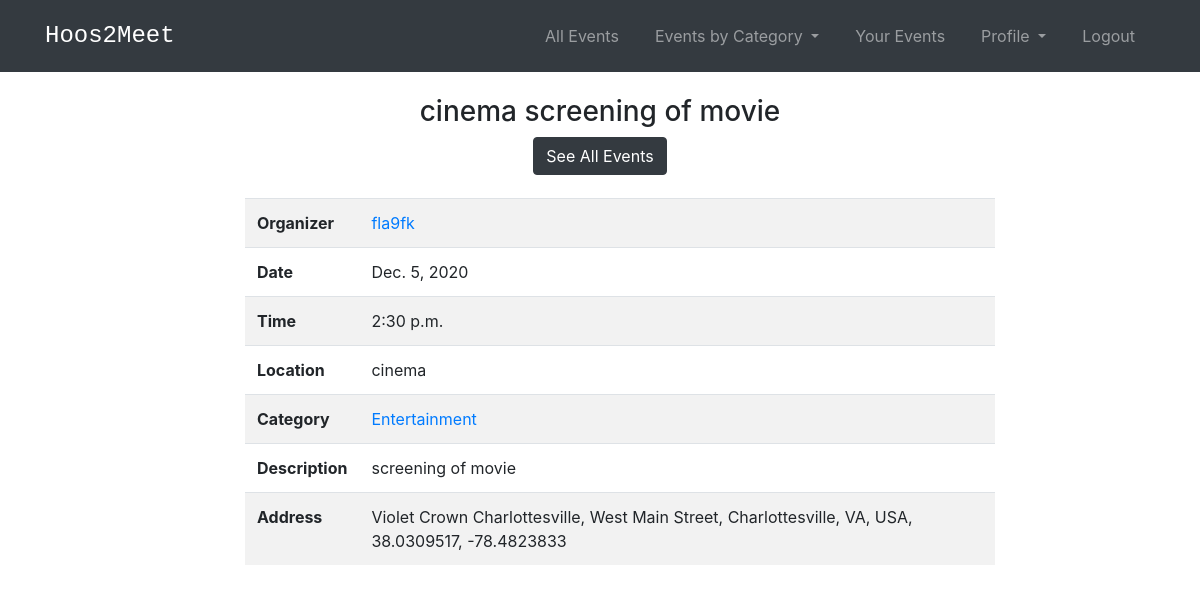
/events/4/, run on the app's committed database.
### events/models.py (models this page shows, shortened)
class Event(models.Model):
    title_text = models.CharField("Event Name", max_length=255)
    location_text = models.CharField("Location", max_length=100)
    date = models.DateField(default=datetime.date.today)
    time = models.TimeField(default = '14:30',help_text="Enter in 24 hour format (eg - 2:45 or 16:45)")
    category_text = models.CharField("Category", max_length=255,default = 'Uncategorized')
    description_text = models.CharField("Description", max_length=200)
    organizer = models.ForeignKey(User, default = 1, on_delete=models.CASCADE)
    location=PlacesField()
    """"
    def get_absolute_url(self):
        return reverse('events:detail', kwargs={'pk': self.pk})
    """

### events/views.py (the view)
# urls.py: path('<int:pk>/', views.DetailView.as_view(), name = 'detail'),
class DetailView(generic.DetailView):
    model = Event
    template_name = 'events/detail.html'
    def get_context_data(self, *args, **kwargs):
        cat_menu = Category.objects.all()
        context=super(DetailView, self).get_context_data(*args, **kwargs)
        context["cat_menu"]=cat_menu
        return context

### events/models.py (called while the page is built)
    def __str__(self):
        return self.name

### events/templates/events/detail.html (shortened to what this page needs)
<!DOCTYPE html>
<html>
  <head>
  </head>
  {% extends 'base.html' %}
  {% load static %}
    {% block content %}
    <h3 class = 'text-center'>{{ event.title_text }}</h1>
      <div class = 'text-center'>
        <a class="btn btn-dark" href="{% url 'events:event_list' %}">See All Events</a></li>
        <br><br>
      </div>
    <ul>
    <table class="table table-striped">
        <tbody>
        <tr>
          <th scope="row">Organizer</th>
          <td><a href = "{%url 'social_app:profile_page' event.organizer.id%}">{{ event.organizer.username }}</a></td>
        </tr>
        <tr>
          <th scope="row">Date</th>
          <td>{{ event.date }}</td>
        </tr><tr>
          <th scope="row">Time</th>
          <td>{{ event.time }}</td>
        </tr>
        <tr>
          <th scope="row">Location</th>
          <td>{{ event.location_text }}</td>
        </tr>
        <tr>
          <th scope="row">Category</th>
          <td><a href = "{%url 'events:category' event.category_text%}">{{ event.category_text }}</a></td>
        </tr>
        <tr>
          <th scope="row">Description</th>
          <td>{{ event.description_text }}</td>
        </tr>
        <tr>
          <th scope="row">Address</th>
          <td>{{ event.location }}</td>
        </tr>
        </tbody>
    </table>
    <div id="map">
    </div>
  </ul>
    {% endblock %}

### templates/base.html (style rules this page uses)
body { padding-top: 70px; }

### events/templates/events/detail.html (style rules this page uses)
#map { height: 400px; width: 100%; }

### data on the page
Event: title_text "cinema screening of movie", organizer.username "fla9fk", date "Dec. 5, 2020", time "2:30 p.m.", location_text "cinema", category_text "Entertainment", description_text "screening of movie", location "Violet Crown Charlottesville, West Main Street, Charlottesville, VA, USA, 38.0309517, -78.4823833"
